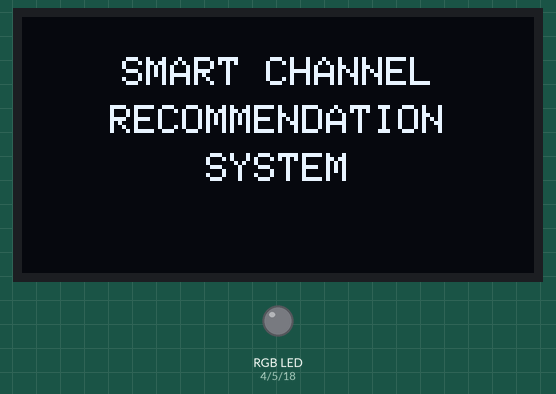
The sketch below on a simulated ESP32. Parts: 128×64 one-colour display, an RGB LED mixed from three pins (HIGH = lit). WiFi joins after 1.5 s; servers stay silent unless stated; a WiFi scan finds three made-up networks; web services answer with replies made up by the test bench; what the sketch prints to the serial monitor is not drawn.

Above: at 0.1 s.
At 1.8 s:
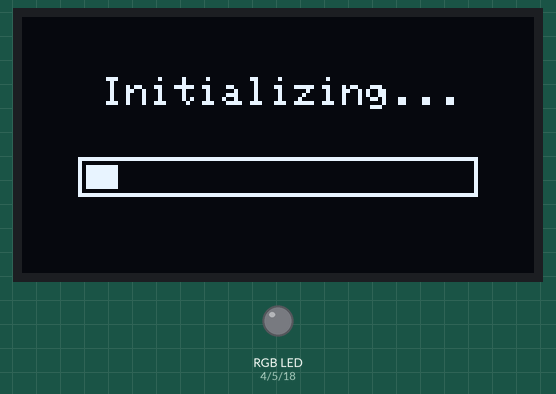
At 3.7 s:
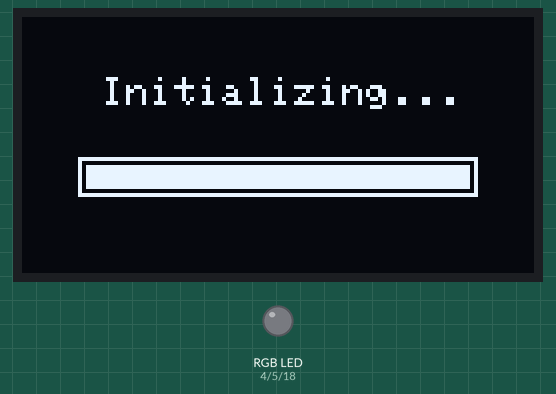
At 7.8 s:
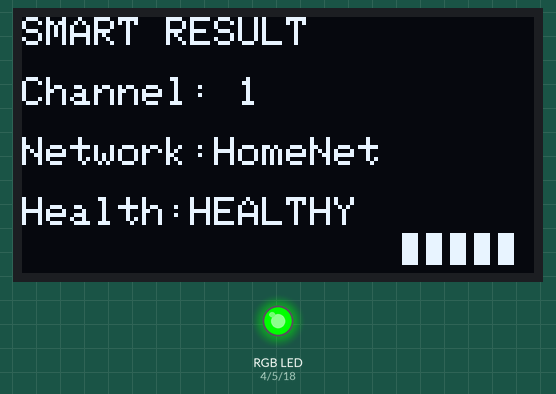
Timing chart, 0 to 9.3 s (numbered marks = the images above):
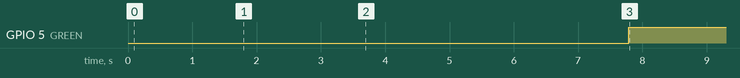

The sketch:

smart_network_monitor.ino
```cpp
#include <WiFi.h>
#include <HTTPClient.h>
#include <Wire.h>
#include <Adafruit_GFX.h>
#include <Adafruit_SSD1306.h>

// ===== WIFI =====
const char* ssid = "YOUR_WIFI_NAME";
const char* password = "YOUR_WIFI_PASSWORD";

// ===== THINGSPEAK =====
String apiKey = "YOUR_THINGSPEAK_API_KEY";
const char* server = "http://api.thingspeak.com/update";

// ===== OLED =====
#define SCREEN_WIDTH 128
#define SCREEN_HEIGHT 64
Adafruit_SSD1306 display(SCREEN_WIDTH, SCREEN_HEIGHT, &Wire, -1);

// ===== RGB LED =====
#define RED 4
#define GREEN 5
#define BLUE 18

// ===== GLOBAL ARRAYS =====
int channelCount[14];
int channelRSSISum[14];

int bestChannel = 0;
int bestAvgRSSI = -100;
int minCount = 999;

String bestSSID = "";
String networkHealth = "";

unsigned long lastUploadTime = 0;


// ================= BOOT ANIMATION =================
void bootAnimation() {

  display.clearDisplay();
  display.setTextSize(1);
  display.setTextColor(WHITE);

  display.setCursor(25, 10);
  display.println("SMART CHANNEL");

  display.setCursor(22, 22);
  display.println("RECOMMENDATION");

  display.setCursor(46, 34);
  display.println("SYSTEM");

  display.display();
  delay(1500);

  display.clearDisplay();
  display.setCursor(20, 15);
  display.println("Initializing...");
  display.drawRect(14, 35, 100, 10, WHITE);

  for (int i = 0; i <= 96; i += 4) {
    display.fillRect(16, 37, i, 6, WHITE);
    display.display();
    delay(60);
  }

  delay(500);
  display.clearDisplay();
  display.display();
}
// ===================================================


void setup() {

  Serial.begin(115200);

  pinMode(RED, OUTPUT);
  pinMode(GREEN, OUTPUT);
  pinMode(BLUE, OUTPUT);

  if (!display.begin(SSD1306_SWITCHCAPVCC, 0x3C)) {
    while (true);
  }

  bootAnimation();

  WiFi.begin(ssid, password);

  while (WiFi.status() != WL_CONNECTED) {
    delay(500);
  }
}


void loop() {

  int n = WiFi.scanNetworks();

  for (int i = 0; i < 14; i++) {
    channelCount[i] = 0;
    channelRSSISum[i] = 0;
  }

  Serial.println("\nScanning WiFi Networks...");
  Serial.println("Individual Network Details:");

  for (int i = 0; i < n; i++) {

    int ch = WiFi.channel(i);
    int rssi = WiFi.RSSI(i);

    Serial.print(i + 1);
    Serial.print(": ");
    Serial.print(WiFi.SSID(i));
    Serial.print(" | Channel: ");
    Serial.print(ch);
    Serial.print(" | RSSI: ");
    Serial.println(rssi);

    channelCount[ch]++;
    channelRSSISum[ch] += rssi;
  }

  Serial.println("\nChannel Occupancy Summary:");
  for (int ch = 1; ch <= 13; ch++) {
    if (channelCount[ch] > 0) {
      Serial.print("Channel ");
      Serial.print(ch);
      Serial.print(": ");
      Serial.print(channelCount[ch]);
      Serial.println(" network(s)");
    }
  }

  minCount = 999;
  bestAvgRSSI = -100;

  // ===== SMART SELECTION (YOUR ORIGINAL LOGIC) =====
  for (int ch = 1; ch <= 13; ch++) {

    if (channelCount[ch] > 0) {

      int avg = channelRSSISum[ch] / channelCount[ch];

      if (channelCount[ch] < minCount ||
         (channelCount[ch] == minCount && avg > bestAvgRSSI)) {

        minCount = channelCount[ch];
        bestChannel = ch;
        bestAvgRSSI = avg;
      }
    }
  }

  for (int i = 0; i < n; i++) {
    if (WiFi.channel(i) == bestChannel) {
      bestSSID = WiFi.SSID(i);
      break;
    }
  }

  // ===== HEALTH CLASSIFICATION =====
  if (minCount <= 1 && bestAvgRSSI > -60)
    networkHealth = "HEALTHY";
  else if (minCount <= 3 && bestAvgRSSI > -75)
    networkHealth = "MODERATE";
  else
    networkHealth = "POOR";

  int healthNumeric = 0;
  if (networkHealth == "HEALTHY") healthNumeric = 2;
  else if (networkHealth == "MODERATE") healthNumeric = 1;
  else healthNumeric = 0;


  Serial.println("\n===== SMART ANALYSIS RESULT =====");
  Serial.print("Recommended Channel: ");
  Serial.println(bestChannel);
  Serial.print("Detected Network Name: ");
  Serial.println(bestSSID);
  Serial.println("Decision Basis: Least congestion and minimum interference among detected channels.");
  Serial.print("Network Health: ");
  Serial.println(networkHealth);


  // ===== OLED DISPLAY =====
  display.clearDisplay();
  display.setTextSize(1);

  display.setCursor(0, 0);
  display.println("SMART RESULT");

  display.setCursor(0, 15);
  display.print("Channel: ");
  display.println(bestChannel);

  display.setCursor(0, 30);
  display.print("Network:");
  display.println(bestSSID);

  display.setCursor(0, 45);
  display.print("Health:");
  display.println(networkHealth);

  int bars = 1;
  if (bestAvgRSSI > -50) bars = 5;
  else if (bestAvgRSSI > -60) bars = 4;
  else if (bestAvgRSSI > -70) bars = 3;
  else if (bestAvgRSSI > -80) bars = 2;

  for (int i = 0; i < bars; i++) {
    display.fillRect(95 + (i * 6), 54, 4, 8, WHITE);
  }

  display.display();


  // ===== RGB LED =====
  digitalWrite(RED, LOW);
  digitalWrite(GREEN, LOW);
  digitalWrite(BLUE, LOW);

  if (healthNumeric == 2) digitalWrite(GREEN, HIGH);
  else if (healthNumeric == 1) digitalWrite(BLUE, HIGH);
  else digitalWrite(RED, HIGH);


  // ===== THINGSPEAK (15 SEC UPDATE) =====
  if (millis() - lastUploadTime > 15000) {

    if (WiFi.status() == WL_CONNECTED) {

      HTTPClient http;

      String url = String(server) + "?api_key=" + apiKey +
                   "&field1=" + String(bestChannel) +
                   "&field2=" + String(bestAvgRSSI) +
                   "&field3=" + String(minCount) +
                   "&field4=" + String(healthNumeric);

      http.begin(url);
      int httpResponseCode = http.GET();

      Serial.print("ThingSpeak Response: ");
      Serial.println(httpResponseCode);

      http.end();
    }

    lastUploadTime = millis();
  }

  delay(3000);   // Serial refresh every 3 seconds
}
```

Measured:
- by itself, GPIO 5 (GREEN): LOW → HIGH at 7.8 s
- what the display in image 2 shows lasts 0.6 s, from 3.6 s to 4.2 s
